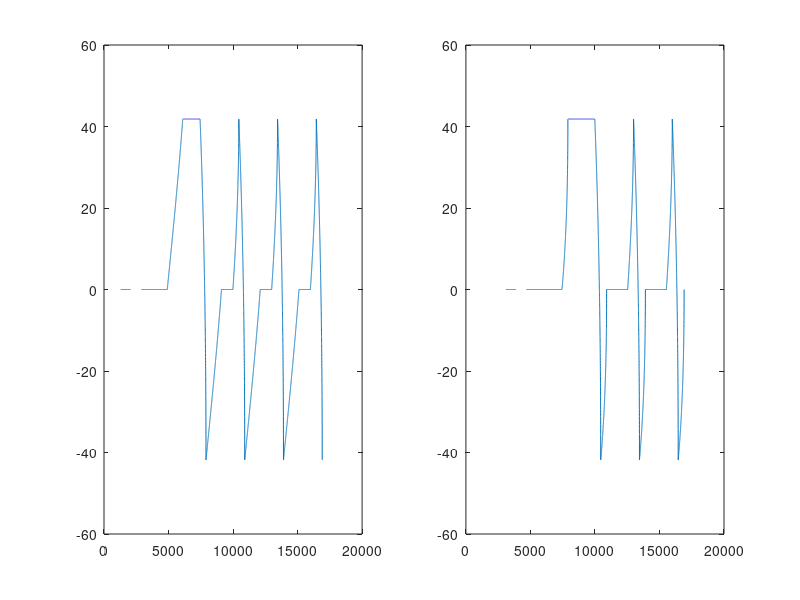

Reproduce this figure in MATLAB.
function angleplots()
load('finalbotlocationsdatasets.mat');
ang1=zeros(n);
ang2=zeros(n);
absang1=zeros(n);
absang2=zeros(n);
    for i=1:n(1,2)
        absang1(1,i)=atan((y(1,i)-y2dash(1,i))/((x(1,i)-x2dash(1,i))))*(180/pi);
        absang2(1,i)=atan((y2dash(1,i)-y3dash(1,i))/((x2dash(1,i)-x3dash(1,i))))*(180/pi);
        absang3(1,i)=atan((y3dash(1,i)-y4dash(1,i))/((x3dash(1,i)-x4dash(1,i))))*(180/pi);
        ang1(1,i)=absang1(1,i)-absang2(1,i);
        ang2(1,i)=absang2(1,i)-absang3(1,i);
    end
    figure();
    subplot(1,2,1);
    plot(ang1);
    subplot(1,2,2);
    plot(ang2);
    save('anglesdata.mat','ang1','ang2','absang1','absang2','absang3');
end